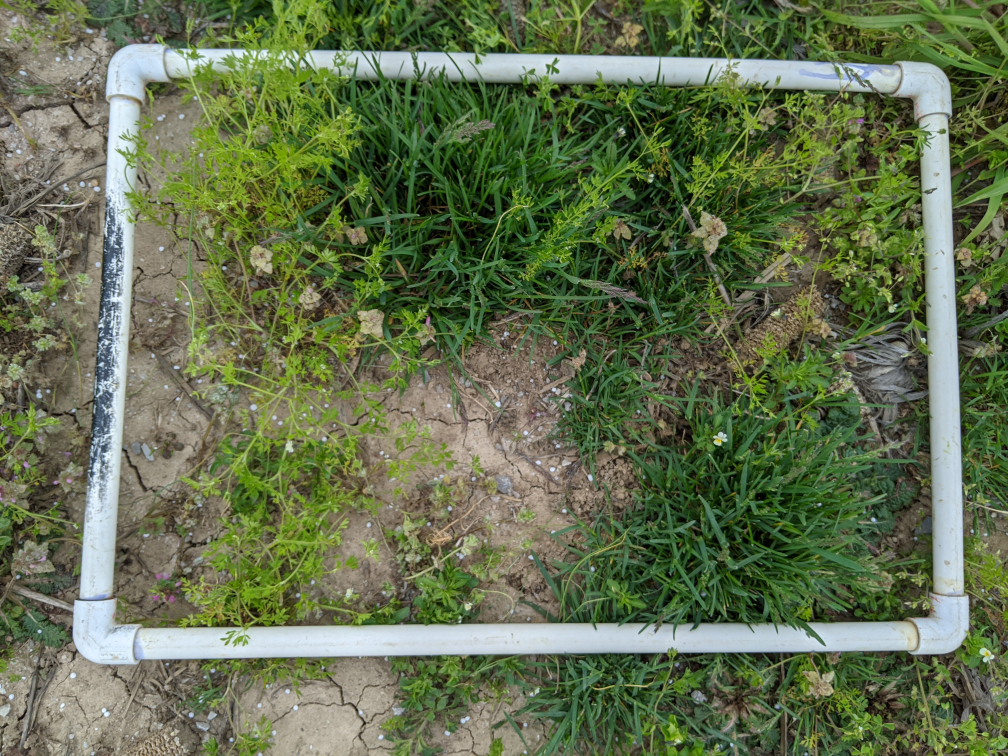
#> input picture images/PXL_20240423_224915822.MP.jpg, 4032 x 3024 px (shown at 1/4 size); its folder holds only this picture in this run
$ python test_client.py
#> lines starting #> are read from the running program, lines starting #| are printed output that depends on the picture
from PIL import Image
import io
import os
import base64
import requests
import cv2
from glob import glob
import numpy as np
from pathlib import Path
from dotenv import load_dotenv

# Load .env variables
load_dotenv()

api_key = os.getenv("API_KEY")
endpoint_id = os.getenv("ENDPOINT_ID")

print(endpoint_id)

def encode_image_to_base64(image_path):
	""" Load an image and convert to base64 """
	try:
		img = cv2.imread(image_path).astype(np.uint8)
#> img is the input picture: shape (3024, 4032, 3); mean B, G, R 78, 111.4, 98.8
		img = cv2.resize(img, (1024, 1024))
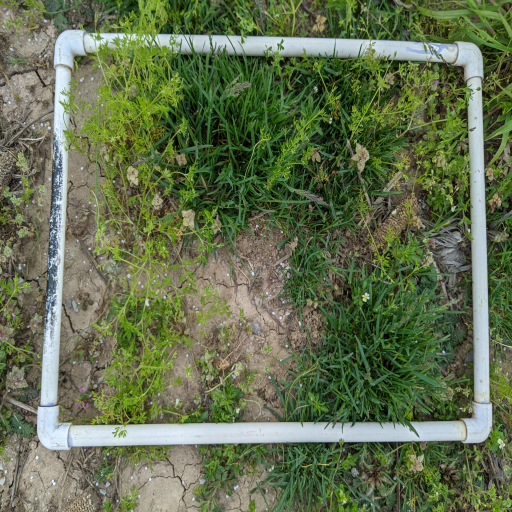
#> img: shape (1024, 1024, 3) (shown at 1/2 size); mean B, G, R 77.9, 111.3, 98.6
		encoded_image = base64.b64encode(img.tobytes()).decode('utf-8')

		return encoded_image, str(img.dtype), list(img.shape)

	except Exception as e:
		print(f"Error encoding image {image_path}: {str(e)}")
		return None

def decode_b64_to_image(response, out_path):
	""" Load a b64 encoded image and save to PNG """
	try:
		output = response.get('output', {})  # Get response output object
		b64_img = output.get('output_image')  # Grab the output image

		if b64_img is None:
			return {"error": "Missing 'output_image' in API response"}

		# Decode the image
		output_bytes = base64.b64decode(b64_img)
		output_img = Image.open(io.BytesIO(output_bytes)).convert('RGB')

		output_img.save(out_path, 'PNG')

		np_image = np.array(output_img)
		print(np.unique(np_image))

		return 'Image processed and saved!'

	except Exception as e:
		return f"Failed to decode image: {str(e)}"

def send_request_sync(image_path, args):
	""" Send a synchronous request to the API """
	try:
		print(f"Processing image {os.path.basename(image_path)}")

		# Encode the image
		b64_img, img_dtype, img_shape = encode_image_to_base64(image_path)
#> img_dtype = 'uint8'; img_shape = [1024, 1024, 3]
		if not b64_img:
			return

		# Prepare the request
		url = f"https://api.runpod.ai/v2/{args['endpoint_id']}/runsync"
		headers = {
			"Authorization": f"Bearer {args['api_key']}",
			"Content-Type": "application/json"
		}
		payload = {
			"input": {
				"image": b64_img,
				"dtype": img_dtype,
				"shape": img_shape
			}
		}

		# Send request and await response
#> (the run stopped early here; a loop or call above may not have finished)
